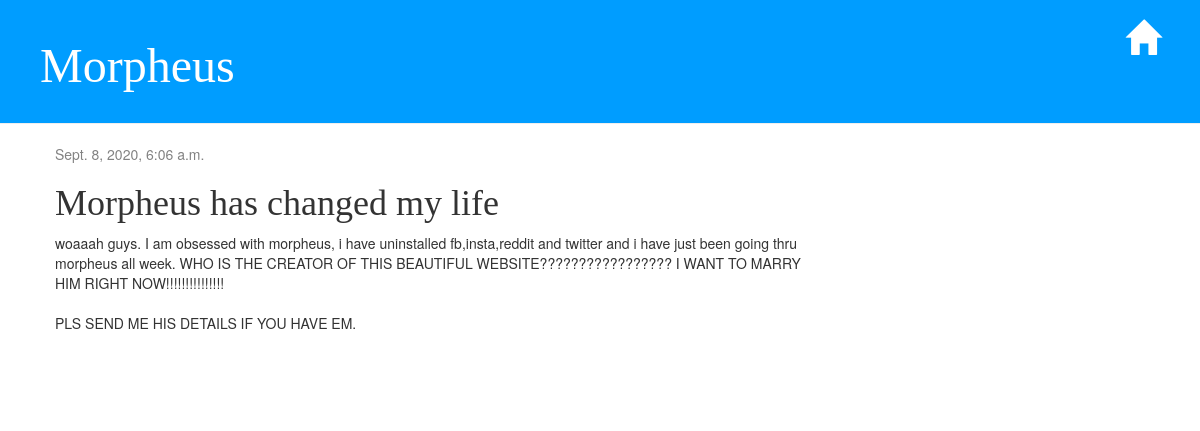
The app's page /post/14/ with its own data.
### blog/models.py (models this page shows, shortened)
class Post(models.Model):
    author = models.ForeignKey('auth.User')
    title = models.CharField(max_length=200)
    text = models.TextField()
    created_date = models.DateTimeField(
            default=timezone.now)
    published_date = models.DateTimeField(
            blank=True, null=True)
    post_topic = models.ForeignKey('Topic', on_delete = models.CASCADE)

### blog/views.py (the view)
# urls.py: url(r'^post/(?P<pk>\d+)/$', views.post_detail, name = 'post_detail'),
def post_detail(request, pk):
    post = get_object_or_404(Post, pk=pk)
    return render(request, 'blog/post_detail.html', {'post': post})

### blog/templates/blog/post_detail.html (shortened to what this page needs)
{%extends 'blog/base.html' %}
{% block content %}
    <div class= "post">
        {%if post.published_date %}
            <div class="date">
                {{ post.published_date }}
            </div>
        {% endif %}
        <h1> {{ post.title }}</h1>
        <p> {{post.text | linebreaksbr }}</p>
    </div>
{%endblock%}

### blog/static/css/blog.css (style rules this page uses)
h1, h2, h3, h4 { font-family: 'Georgia', serif; }
.date { color: #828282; }
.post { margin-bottom: 70px; }

### records on screen
Post: published_date "Sept. 8, 2020, 6:06 a.m.", title "Morpheus has changed my life", text "woaaah guys. I am obsessed with morpheus, i have uninstalled fb,insta,reddit and twitter and i have just been going thru morpheus all week. WHO IS THE CREATOR OF THIS BEAUTIFUL WEBSITE????????????????? I WANT TO MARRY HIM RIGHT NOW!!!!!!!!!!!!!!! PLS SEND ME HIS DETAILS IF YOU HAVE EM."
